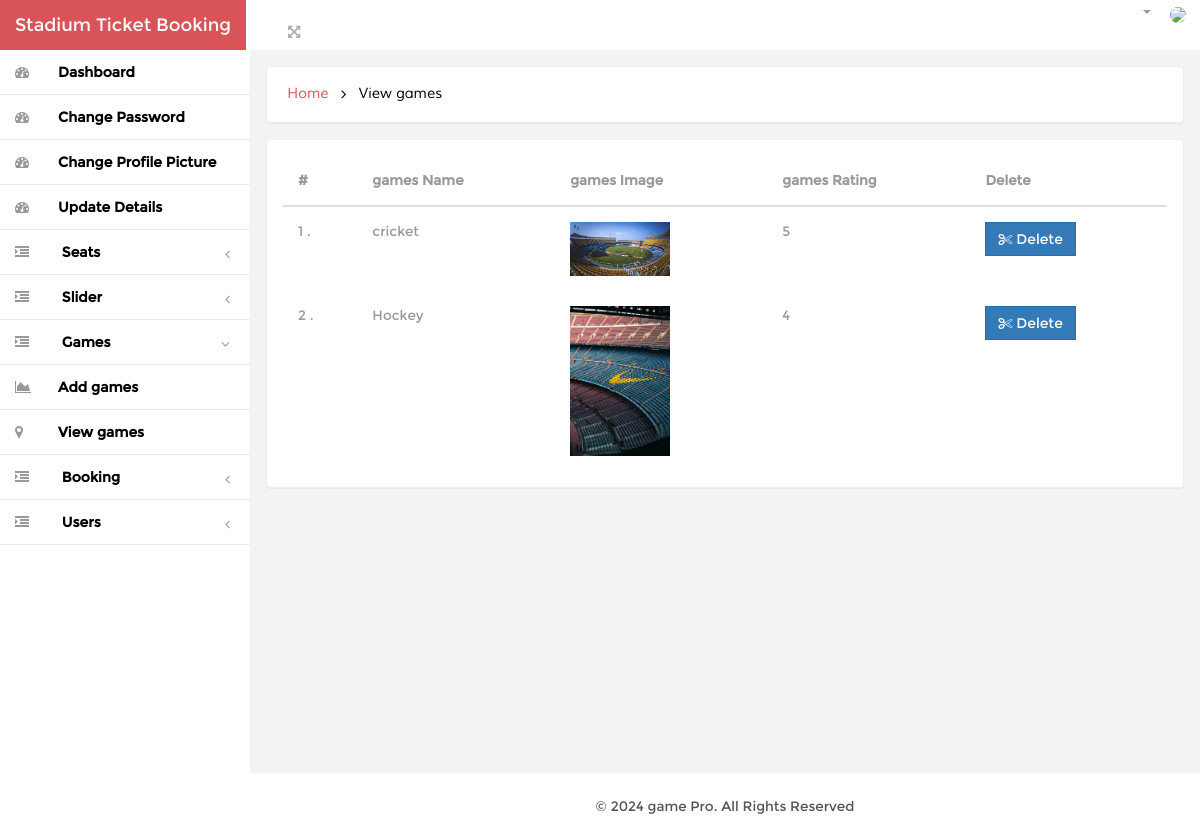
Page /admin/view_games.php (signed in) on the committed database.
### tables this page shows
CREATE TABLE IF NOT EXISTS `gamess` (
  `gamesid` int(3) NOT NULL AUTO_INCREMENT,
  `games_name` varchar(50) NOT NULL,
  `games_rating` varchar(5) NOT NULL,
  `games_image` varchar(50) NOT NULL,
  PRIMARY KEY (`gamesid`)
);

### admin/db/db_config.php (called while the page is built, shortened)
<?php
	$cid = mysqli_connect("localhost","root","","ticket_stadium");
	mysqli_query($cid,'SET character_set_results=utf8');
		mysqli_query($cid, 'SET NAMES utf8');
		mysqli_query($cid,'SET character_set_client=utf8');
		mysqli_query($cid,'SET character_set_connection=utf8');
		mysqli_query($cid,'SET character_set_results=utf8');
		mysqli_query($cid,'SET collation_connection=utf8_general_ci');
	function select($query)
	{
		global $cid;
		$res = mysqli_query($cid,$query);
		return $res;
	}
?>

### admin/view_games_data.php (the view)
<?php require_once"db/session.php"; require_once"db/db_config.php";	 ?>
<?php
	$res = select("SELECT * FROM gamess");
	if(mysqli_num_rows($res)>0) {
	?>
	<div class="table">
	<table class="table table-hover">
		<thead>
			<tr>
				<th>#</th>
				<th>games Name</th>
				<th>games Image</th>
				<th>games Rating</th>
				<th>Delete</th>
			</tr>
		</thead>
		<tbody>
			<?php $i=1; while($row = mysqli_fetch_array($res)){ extract($row);	?>
				<tr >
					<td><?=$i?> . </td>
					<td><?=$games_name?></td>
					<td><img src="../games/<?=$games_image?>" width="100"></td>
					<td><?=$games_rating?></td>
					<td><button class="btn btn-primary del_games" data-games_id="<?=$gamesid?>" ><i class="fa fa-cut" style="color:#fff;"></i> Delete</button></td>
				</tr>
			<?php $i++; } ?>
		</tbody>
	</table>
	</div>
	<?php  } else { ?>
	<h2 class="text-center">No games Yet</h2>
<?php  } ?>

### admin/css/style.css (style rules this page uses)
html, body { font-family:'Montserrat-Regular'; font-size: 100%; background:#F3F3F4; overflow-x: hidden; }
.btn { border-radius: 0px; outline: none; }
.table td, .table>tbody>tr>td, .table>tbody>tr>th, .table>tfoot>tr>td, .table>tfoot>tr>th, .table>thead>tr>td, .table>thead>tr>th { padding: 15px !important; font-size: 0.85em; color: #999; border-top: none !important; }
td i { color:#999; }
.table { margin-bottom: 0; }

### rows in the picture
gamess: games_name "cricket", games_image (picture), games_rating "5"
gamess: games_name "Hockey", games_image (picture), games_rating "4"
